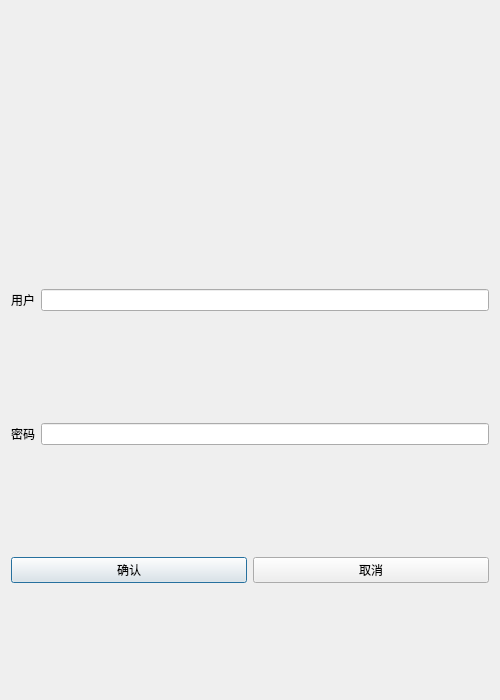
<?xml version="1.0" encoding="UTF-8"?>
<ui version="4.0">
 <class>AdminVarifyDialog</class>
 <widget class="QDialog" name="AdminVarifyDialog">
  <property name="geometry">
   <rect>
    <x>0</x>
    <y>0</y>
    <width>500</width>
    <height>700</height>
   </rect>
  </property>
  <property name="minimumSize">
   <size>
    <width>500</width>
    <height>700</height>
   </size>
  </property>
  <property name="maximumSize">
   <size>
    <width>500</width>
    <height>700</height>
   </size>
  </property>
  <property name="windowTitle">
   <string>Dialog</string>
  </property>
  <layout class="QVBoxLayout" name="verticalLayout">
   <item>
    <layout class="QHBoxLayout" name="horizontalLayout">
     <item>
      <widget class="QLabel" name="err_tip">
       <property name="maximumSize">
        <size>
         <width>16777215</width>
         <height>60</height>
        </size>
       </property>
       <property name="text">
        <string/>
       </property>
      </widget>
     </item>
    </layout>
   </item>
   <item>
    <layout class="QHBoxLayout" name="horizontalLayout_2">
     <item>
      <widget class="QLabel" name="va_user_label">
       <property name="text">
        <string>用户</string>
       </property>
      </widget>
     </item>
     <item>
      <widget class="QLineEdit" name="va_user_edit"/>
     </item>
    </layout>
   </item>
   <item>
    <layout class="QHBoxLayout" name="horizontalLayout_3">
     <item>
      <widget class="QLabel" name="va_passwd_label">
       <property name="text">
        <string>密码</string>
       </property>
      </widget>
     </item>
     <item>
      <widget class="QLineEdit" name="va_passwd_edit"/>
     </item>
    </layout>
   </item>
   <item>
    <layout class="QHBoxLayout" name="horizontalLayout_4">
     <item>
      <widget class="QPushButton" name="va_confirm_btn">
       <property name="text">
        <string>确认</string>
       </property>
      </widget>
     </item>
     <item>
      <widget class="QPushButton" name="va_cancel_btn">
       <property name="text">
        <string>取消</string>
       </property>
      </widget>
     </item>
    </layout>
   </item>
  </layout>
 </widget>
 <resources/>
 <connections/>
</ui>
